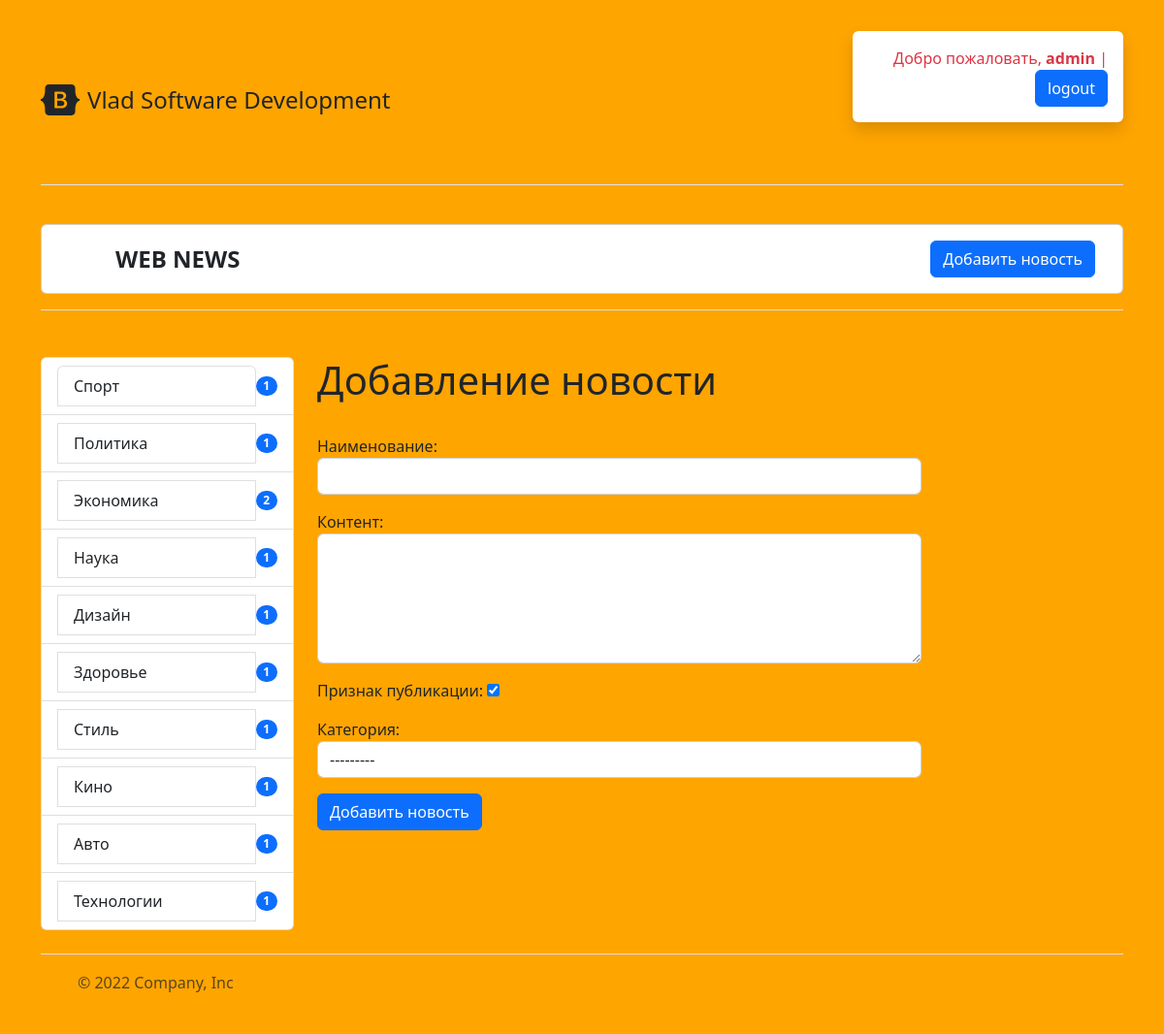
Before: /news/add_news/ (signed in) with the older database file.
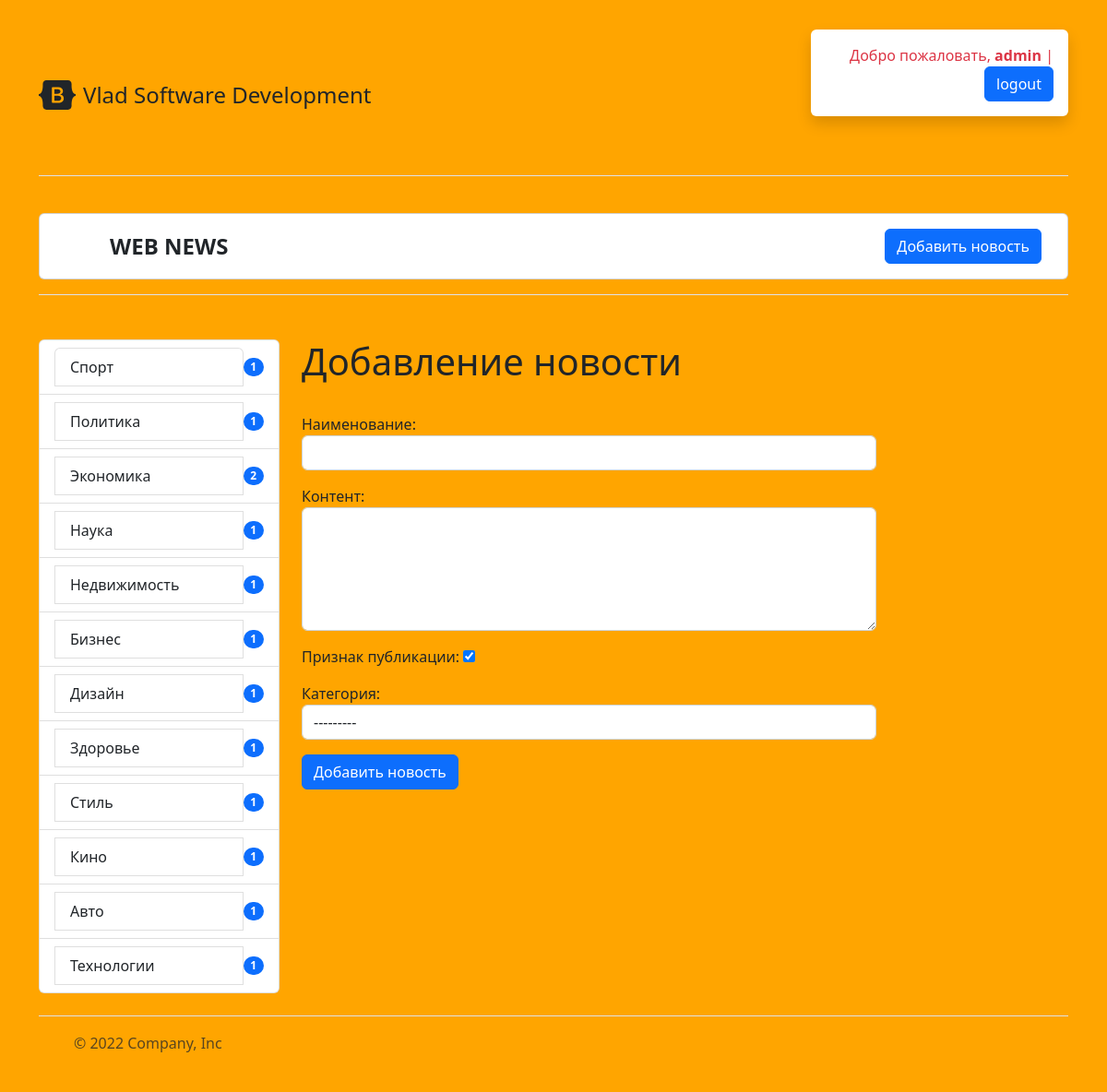
After: the same page with the newer database file.
### news/models.py (models this page shows)
class Category(models.Model):
    title = models.CharField(max_length=150, db_index=True, verbose_name='Наименование категории')
    def get_absolute_url(self):                                     #  монтирует кнопку в админке в "категории" (внутри) "смотреть на сайте"
        return reverse('category', kwargs={'category_id': self.pk})
    def __str__(self):
        return self.title
    class Meta:
        verbose_name = 'Категория'            #   при редактировании новости вверху отображается "изменить НОВОСТЬ"
        verbose_name_plural = 'Категории'
        ordering = ['title']

### news/views.py (the view)
# urls.py: path('news/add_news/', CreateNews.as_view(), name='add_news'),
class CreateNews(LoginRequiredMixin, CreateView):       #   "LoginRequiredMixin" добавление новости только для авторизованных
    form_class = NewsForm
    template_name = 'news/add_news.html'
    login_url = '/admin/'       #   при попытке добавить новость на сайте, переход к авторизации в админке

### news/forms.py (shortened to what this page needs)
class NewsForm(forms.ModelForm):
    class Meta:
        model = News
        fields = ['title', 'content', 'sign_of_publication', 'category']
        widgets = {
                    'title': forms.TextInput(attrs={'class': 'form-control'}),
                    'content': forms.Textarea(attrs={'class': 'form-control', 'rows': 5}),
                    'category': forms.Select(attrs={'class': 'form-control'}),
        }

### news/templatetags/news_tags.py (called while the page is built)
@register.inclusion_tag('news/list_categories.html')
def show_categories():
    categories = Category.objects.annotate(cnt=Count('news', filter=F('news__sign_of_publication'))).filter(cnt__gt=0)
    return {'categories': categories}          #   передаем ключ словаря "categories" в шаблон "list_categories"

### news/templates/news/add_news.html (shortened to what this page needs)
<!DOCTYPE html>
{% extends 'base.html' %}
    {% block sidebar %}
        {% include 'inc/_sidebar.html' %}
    {% endblock %}
    {% block content %}
        <div class="col-9">
            <h1>Добавление новости</h1>
            <br>
            <form action="{% url 'add_news' %}" method="POST">
                {{ form.as_p }}
                <button type="submit"
                        class="btn btn-primary btn-block">Добавить новость</button>
            </form>
        </div>
    {% endblock %}

### news/templates/news/list_categories.html (shortened to what this page needs)
    <ul class="list-group">
        {% for elem in categories %}
            <li class="list-group-item d-flex justify-content-between align-items-center">
                <a href="{{ elem.get_absolute_url }}" class="list-group-item list-group-item-action">{{ elem.title }}</a>
                <span class="badge bg-primary rounded-pill">{{ elem.cnt }}</span>
            </li>
        {% endfor %}
    </ul>

Changed rows visible on the page:
now on this page (row edited): Category: title "Недвижимость", cnt "1"
now on this page (row unchanged): Category: title "Бизнес", cnt "1"
